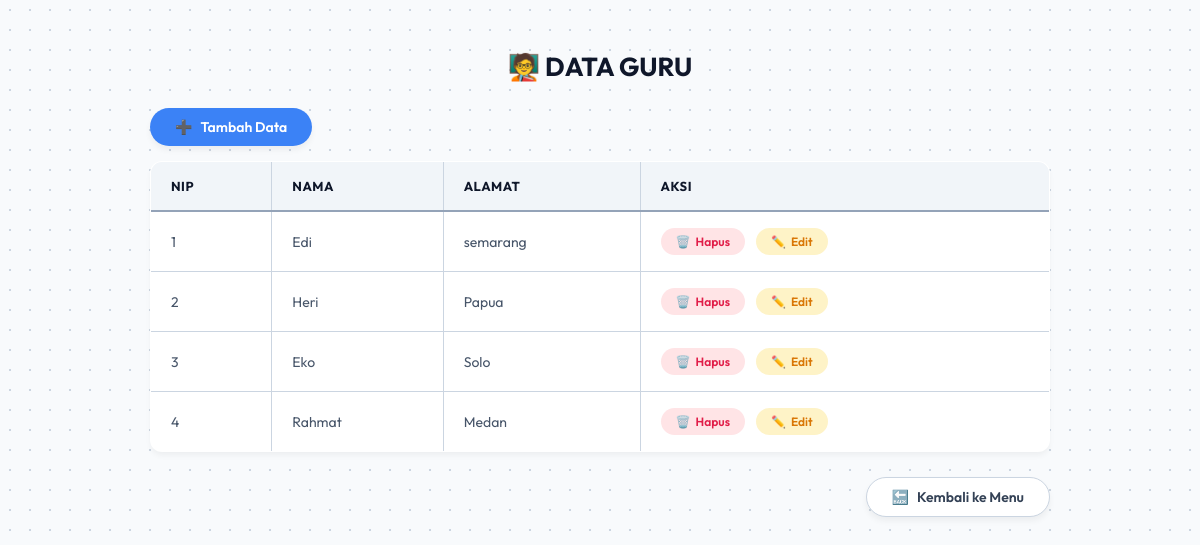
The app's page /guru/index.php (signed in) with its own data.
### tables this page shows
CREATE TABLE `guru` (
  `nip` varchar(12) NOT NULL,
  `nama` varchar(50) NOT NULL,
  `alamat` varchar(50) NOT NULL
);

### guru/index.php (the view, shortened to what this page needs)
<?php
include 'koneksi.php';
?>
<!DOCTYPE html>
<html lang="id">
<head>
</head>
<body>
<div class="container">
    <h1>DATA GURU</h1>
    <a href="tambah.php" class="btn btn-tambah">Tambah Data</a>
    <table>
        <tr>
            <th>Nip</th>
            <th>Nama</th>
            <th>Alamat</th>
            <th>Aksi</th>
        </tr>
        <?php
        $query = mysqli_query($koneksi, "SELECT * FROM guru");
        while($data = mysqli_fetch_array($query)){
        ?>
        <tr>
            <td><?php echo htmlspecialchars($data['nip']); ?></td>
            <td><?php echo htmlspecialchars($data['nama']); ?></td>
            <td><?php echo htmlspecialchars($data['alamat']); ?></td>
            <td>
                <a href="hapus.php?nip=<?php echo $data['nip']; ?>" class="action-btn btn-hapus">Hapus</a>
                <a href="edit.php?nip=<?php echo $data['nip']; ?>" class="action-btn btn-edit">Edit</a>
            </td>
        </tr>
        <?php } ?>
    </table>
    <a href="../index.php" class="btn btn-kembali">Kembali ke Menu</a>
</div>
</body>
</html>

### guru/index.php (style rules this page uses)
:root { --bg-html: #f8fafc; --bg-dots: #cbd5e1; --text-primary: #0f172a; --text-secondary: #475569; --bg-table: #ffffff; --bg-th: #f1f5f9; --bg-hover: #f8fafc; --border-color: #cbd5e1; --border-strong: #94a3b8; --btn-kembali-bg: #ffffff; --btn-kembali-text: #334155; --shadow: rgba(0,0,0,0.05); }
html { background-color: var(--bg-html); background-image: radial-gradient(var(--bg-dots) 1px, transparent 1px); background-size: 20px 20px; min-height: 100vh; transition: background-color 0.3s, background-image 0.3s; }
body { font-family: 'Outfit', sans-serif; margin: 0; padding: 50px 20px 100px 20px; }
.container { max-width: 900px; margin: 0 auto; display: flex; flex-direction: column; gap: 15px; }
h1 { color: var(--text-primary); font-size: 26px; font-weight: 700; margin: 0 0 10px 0; text-align: center; }
h1::before { content: '🧑‍🏫 '; }
.btn { display: inline-flex; align-items: center; gap: 8px; text-decoration: none; padding: 10px 25px; border-radius: 50px; font-weight: 600; font-size: 14px; box-shadow: 0 4px 6px var(--shadow); transition: 0.2s; width: fit-content; }
.btn-tambah { background-color: #3b82f6; color: #ffffff; }
.btn-tambah::before { content: '➕'; font-size: 14px; }
.btn-kembali { background-color: var(--btn-kembali-bg); color: var(--btn-kembali-text); border: 1px solid var(--border-color); align-self: flex-end; margin-top: 10px; }
.btn-kembali::before { content: '🔙'; font-size: 14px; }
table { width: 100%; background: var(--bg-table); border-collapse: collapse; border-radius: 12px; overflow: hidden; box-shadow: 0 4px 6px -1px var(--shadow); border: 1px solid var(--border-strong) !important; }
table, th, td, tr { border-color: var(--border-color) !important; }
th, td { padding: 16px 20px; text-align: left; border: 1px solid var(--border-color) !important; font-size: 14px; color: var(--text-secondary); }
th { background-color: var(--bg-th); color: var(--text-primary); font-weight: 700; text-transform: uppercase; font-size: 13px; letter-spacing: 0.5px; border-bottom: 2px solid var(--border-strong) !important; }
.action-btn { display: inline-flex; align-items: center; gap: 5px; text-decoration: none; padding: 6px 15px; border-radius: 50px; font-size: 12px; font-weight: 600; margin-right: 8px; transition: 0.2s; }
.btn-edit { background: #fef3c7; color: #d97706; }
.btn-edit::before { content: '✏️'; }
.btn-hapus { background: #ffe4e6; color: #e11d48; }
.btn-hapus::before { content: '🗑️'; }

### records on screen
guru: nip "1", nama "Edi", alamat "semarang"
guru: nip "2", nama "Heri", alamat "Papua"
guru: nip "3", nama "Eko", alamat "Solo"
guru: nip "4", nama "Rahmat", alamat "Medan"
